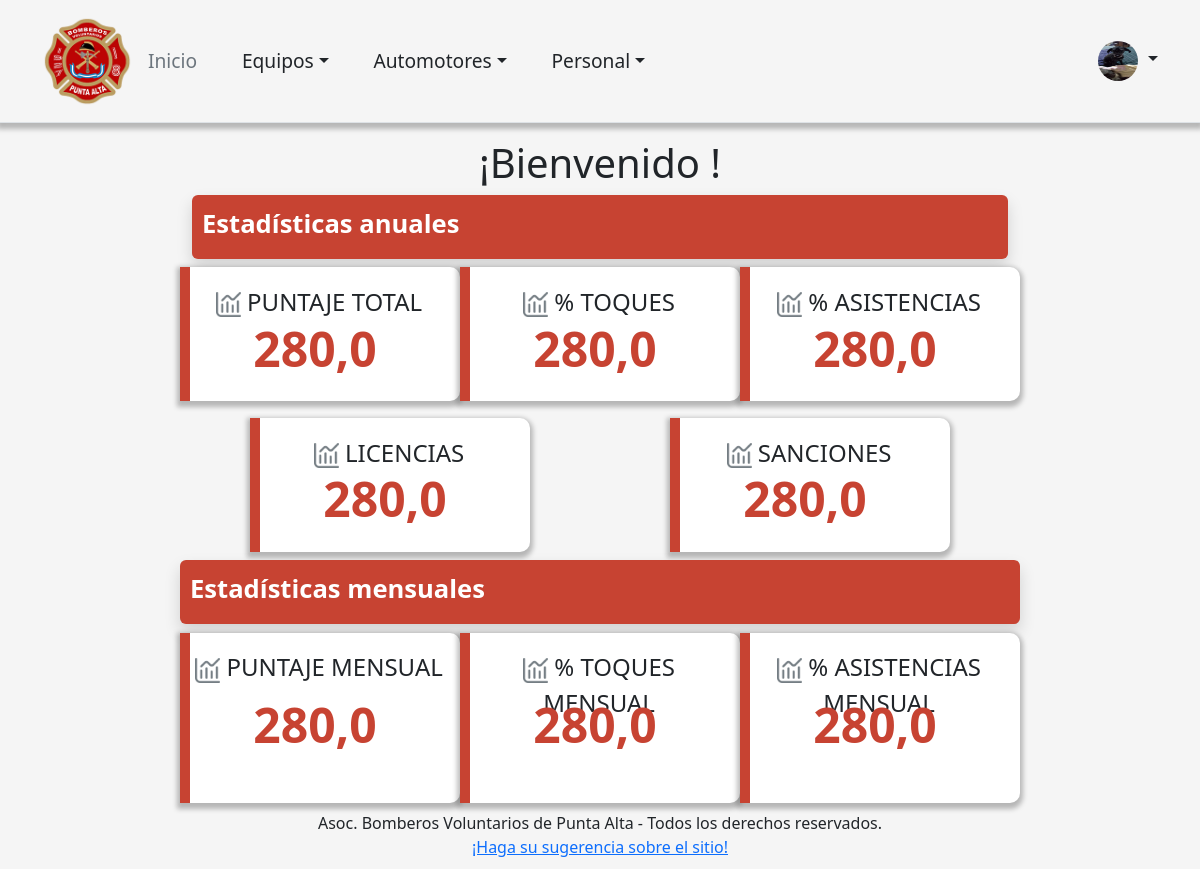
/inicio (signed in), run on an earlier commit of the app's database.
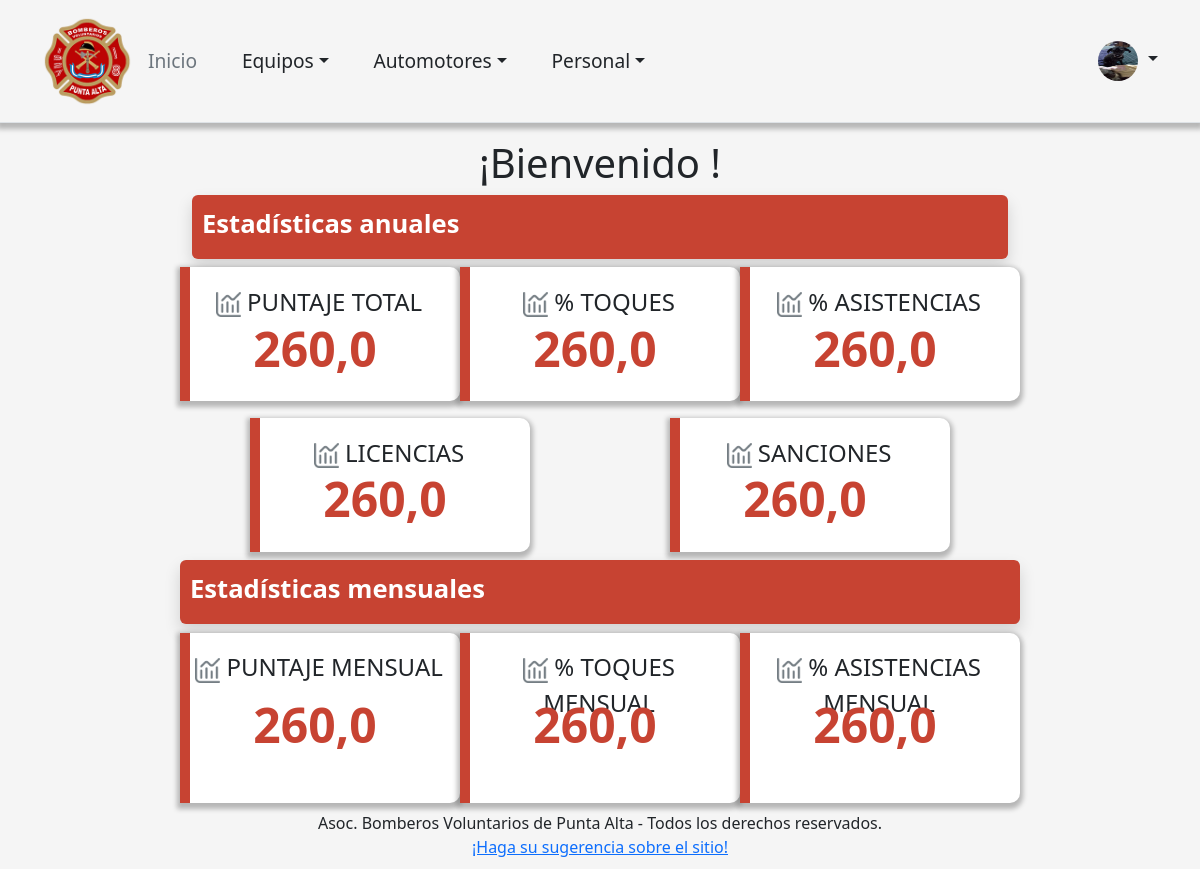
And on a later commit of the database.
### usuarios/models.py (models this page shows, shortened)
class Personal(AbstractBaseUser): #creo modelo de usuarios personalizado
    TIPOS_DE_SANGRE = [('O-', 'O NEGATIVO'), ('O+', 'O POSITIVO'), ('A-', 'A NEGATIVO'), ('A+', 'A POSITIVO'), ('B-', 'B NEGATIVO'), ('B+', 'B POSITIVO'), ('AB-', 'AB NEGATIVO'), ('AB+', 'AB POSITIVO')]
    SEXO = [('M', 'MASCULINO'),('F', 'FEMENINO'), ('O', 'OTRO')]
    ESTADO_CIVIL = [('S', 'SOLTERO'), ('C', 'CASADO'), ('D', 'DIVORCIADO'), ('V', 'VIUDO')]
    nombre = models.CharField(max_length=50)
    apellido = models.CharField(max_length=50)
    correo = models.EmailField(verbose_name='correo electrónico', max_length=100, unique=True, blank=True, null=True)
    documento = models.IntegerField(blank=True, null=True)
    fecha_nacimiento = models.DateField(blank=True, null=True)
    lugar_nacimiento = models.CharField(max_length=50, blank=True)
    sexo = models.CharField(max_length=9, choices= SEXO, blank=True)
    grupo_sanguineo = models.CharField(max_length=20, choices=TIPOS_DE_SANGRE, blank=True)
    foto_perfil = models.ImageField(upload_to=path_fotos, blank=True, null=True)
    estudios = models.FileField(upload_to=path_estudios, blank=True, null=True)
    JERARQUIAS = [(1, 'ASPIRANTE'), (2, 'BOMBERO'), (3, 'SUBOF. SUBAYUDANTE'), (4, 'SUBOF. AYUDANTE'), (5, 'SUBOF. AYUDANTE DE 1RA'), (6, 'SUBOF. AYUDANTE PRINCIPAL'),
    (7, 'SUBOF. AYUDANTE MAYOR'), (8, 'OF. 3ERO'), (9, 'OF. 2DO'), (10, 'OF. 1ERO'), (11, 'SUBCOMANDANTE'), (12, 'COMANDANTE'), (13, 'COMANDANTE MAYOR'), (14, 'COMANDANTE GENERAL') ]
    CUERPO = [('A', 'ACTIVO'), ('R', 'RESERVA'), ('I', 'INACTIVO'), ('O', 'OTRO')]
    SECCIONES = [('JE', 'JEFATURA'), ('EQ', 'EQUIPOS'), ('AU', 'AUTOMOTORES'), ('PE', 'PERSONAL'), ('OT', 'OTROS')]
    matricula = models.CharField(max_length=5, unique=True, primary_key=True)
    cuerpo = models.CharField(max_length=20, choices=CUERPO, blank=True)
    jerarquia = models.IntegerField(choices=JERARQUIAS, null=True)
    seccion = models.CharField(max_length=20, choices=SECCIONES, blank=True)
    fecha_alta = models.DateField(blank=True, null=True)
    active = models.BooleanField(('Activo'), default=True)
    staff = models.BooleanField(default=False)
    admin = models.BooleanField(default=False)
    objects = ManejadorUsuario()
    USERNAME_FIELD = 'matricula'
    REQUIRED_FIELDS = []
    class Meta:
        verbose_name = ('Miembro')
        verbose_name_plural = ('Miembros')
    @property
    def is_active(self):
        return self.active
    def get_full_name(self):
        return self.apellido + ' '+ self.nombre
    get_full_name.short_description = 'Nombre'
    def puntaje_toques_anual(self):
        from servicios.models import Servicios
        suma = 0
        for mes in range(1, datetime.now().month+1):
            try:
                suma += 20*self.personal.filter(tipo_convocatoria = 't', t_toque__month = mes).count()/Servicios.objects.filter(tipo_convocatoria = 't', t_toque__month = mes).count()
            except ZeroDivisionError:
                suma +=20.0
        return str(round(suma, 2))
    def puntaje_asistencias_anual(self):
        from servicios.models import Asistencias
        suma = 0
        for mes in range(1, datetime.now().month+1):
            try:
                suma += 14*self.personal_asistencia.filter(t_asistencia_inicio__month = mes, motivo = 'C').count()/Asistencias.objects.filter(t_asistencia_inicio__month = mes, motivo = 'C').count()
                suma += 6*self.personal_asistencia.filter(t_asistencia_inicio__month = mes).exclude(motivo = 'C').count()/Asistencias.objects.filter(t_asistencia_inicio__month = mes).exclude(motivo = 'C').count()
            except ZeroDivisionError:
                suma +=20.0
        return str(round(suma, 2))
    def puntaje_guardias_anual(self):
        qs = Puntajes.objects.filter(persona_id=self.matricula).all()
        puntaje_total = 0
        for objeto in range(qs.count()):
            puntaje_total += qs[objeto].guardias
        return puntaje_total
    def puntaje_oi_anual(self):
        qs = Puntajes.objects.filter(persona_id=self.matricula).all()
        puntaje_total = 0
        for objeto in range(qs.count()):
            puntaje_total += qs[objeto].orden_interno
        return puntaje_total
    def puntaje_total_anual(self):
        return (float(self.puntaje_asistencias_anual())+float(self.puntaje_guardias_anual())+float(self.puntaje_oi_anual())+float(self.puntaje_toques_anual()))

### usuarios/views.py (the view)
# urls.py: path('inicio', views.inicio, name="inicio"),
def inicio(request):
    if not request.user.is_authenticated:
        return redirect('login')
    return render(request, "usuarios/inicio.html")

### usuarios/templates/usuarios/inicio.html (shortened to what the changed rows need)
{% extends "sistema/base.html" %}
{% load static %}
{% block content %}
<link rel="stylesheet" href="{% static 'usuarios/css/inicio.css' %}">
<div class="titulo">
    <h1>
        {% if user.is_authenticated %}
            {% if user.sexo == 'M' %}¡Bienvenido {{user.nombre}}!
            {% elif user.sexo == 'F' %}¡Bienvenida {{user.nombre}}!
            {% elif user.sexo == 'O' %}¡Bienvenide {{user.nombre}}!
            {% else %}
            ¡Bienvenido {{user.nombre}}!
            {% endif %}
        {% endif %}
    </h1>
</div>
<div class="container bootstrap snippets bootdey">
          <div class="row">
                <div class="col-md-6">
                    <div class="lateral"></div>
                    <div class="titulo-etiqueta">
                       <img src="{% static 'usuarios/img/grafico-histograma.png' %}" width="25px"> PUNTAJE TOTAL
                    </div>
                    <div class="numero red">
                        {{user.puntaje_total_anual}}
                    </div>
                </div>
                <div class="col-md-6">
                    <div class="lateral"></div>
                    <div class="titulo-etiqueta">
                       <img src="{% static 'usuarios/img/grafico-histograma.png' %}" width="25px"> &#37; TOQUES
                    </div>
                    <div class="numero red">
                        {{user.puntaje_total_anual}}
                    </div>
                </div>
                <div class="col-md-6">
                    <div class="lateral"></div>
                    <div class="titulo-etiqueta">
                       <img src="{% static 'usuarios/img/grafico-histograma.png' %}" width="25px"> &#37; ASISTENCIAS
                    </div>
                    <div class="numero red">
                        {{user.puntaje_total_anual}}
                    </div>
                </div>
                <div class="col-md-6">
                    <div class="lateral"></div>
                    <div class="titulo-etiqueta">
                       <img src="{% static 'usuarios/img/grafico-histograma.png' %}" width="25px"> LICENCIAS
                    </div>
                    <div class="numero red">
                        {{user.puntaje_total_anual}}
                    </div>
                </div>
                <div class="col-md-6">
                    <div class="lateral"></div>
                    <div class="titulo-etiqueta">
                       <img src="{% static 'usuarios/img/grafico-histograma.png' %}" width="25px"> SANCIONES
                    </div>
                    <div class="numero red">
                        {{user.puntaje_total_anual}}
                    </div>
                </div>
                <div class="col-md-6">
                    <div class="lateral"></div>
                    <div class="titulo-etiqueta">
                    <img src="{% static 'usuarios/img/grafico-histograma.png' %}" width="25px"> PUNTAJE MENSUAL
                    </div>
                    <div class="numero red">
                        {{user.puntaje_total_anual}}
                    </div>
                </div>
                <div class="col-md-6">
                    <div class="lateral"></div>
                    <div class="titulo-etiqueta">
                       <img src="{% static 'usuarios/img/grafico-histograma.png' %}" width="25px"> &#37; TOQUES MENSUAL
                    </div>
                    <div class="numero red">
                        {{user.puntaje_total_anual}}
                    </div>
                </div>
                <div class="col-md-6">
                    <div class="lateral"></div>
                    <div class="titulo-etiqueta">
                       <img src="{% static 'usuarios/img/grafico-histograma.png' %}" width="25px"> &#37; ASISTENCIAS MENSUAL
                    </div>
                    <div class="numero red">
                        {{user.puntaje_total_anual}}
                    </div>
                </div>
          </div>
</div>
{% endblock %}

What changed in the data, as far as the page shows it:
changed Personal: puntaje_total_anual "280,0" → "260,0"
